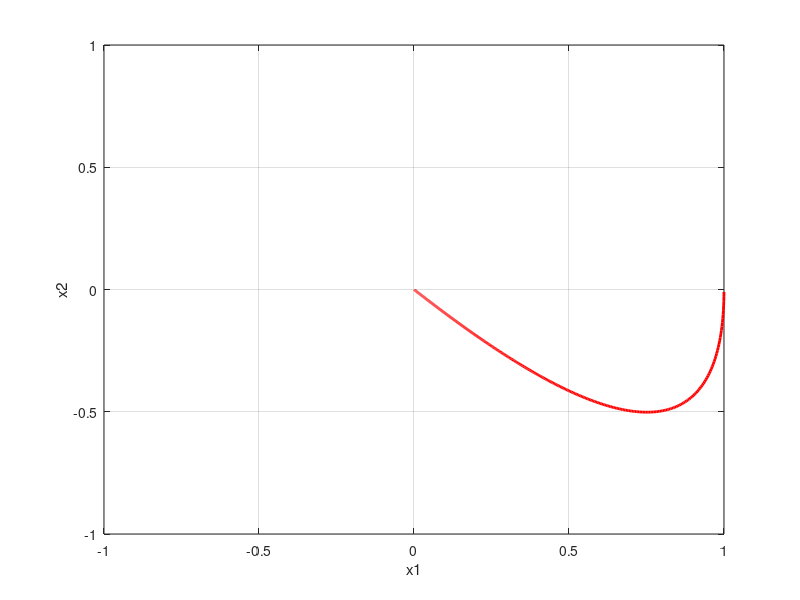

This figure's MATLAB source:
% main function
function main
clear all;
close all;
% initialization
xk=[1;0];
uk=0;
T=0.01;
for k=1:1:1000
t(k)=k*T;
time=[0 T];
% solve using ode45
[tt,xx]=ode45(@(t,x) nonautonomous(t,x,uk),time,xk);
% updating state vector, 
% which acts as the initial state of next iteration.
% last row in xx vector is taken as current state vector.
xk=xx(length(xx),:)'; 
x1(k)=xk(1);
x2(k)=xk(2);
% control law
u(k)=-3*x2(k)-1*x1(k);
% updating control input
uk=u(k);
end
% plotting the responce
figure(1);
plot(x1,x2,'r','linewidth',2); 
hold on;
xlabel('x1');ylabel('x2');
axis([-1 1 -1 1])
grid on;

% state equations: non-autonomous system
function dx=nonautonomous(t,x,u)
%initialization
dx=zeros(2,1);
% define elements of x dot vector
dx(1)=x(2);
dx(2)=-x(1)+u;


